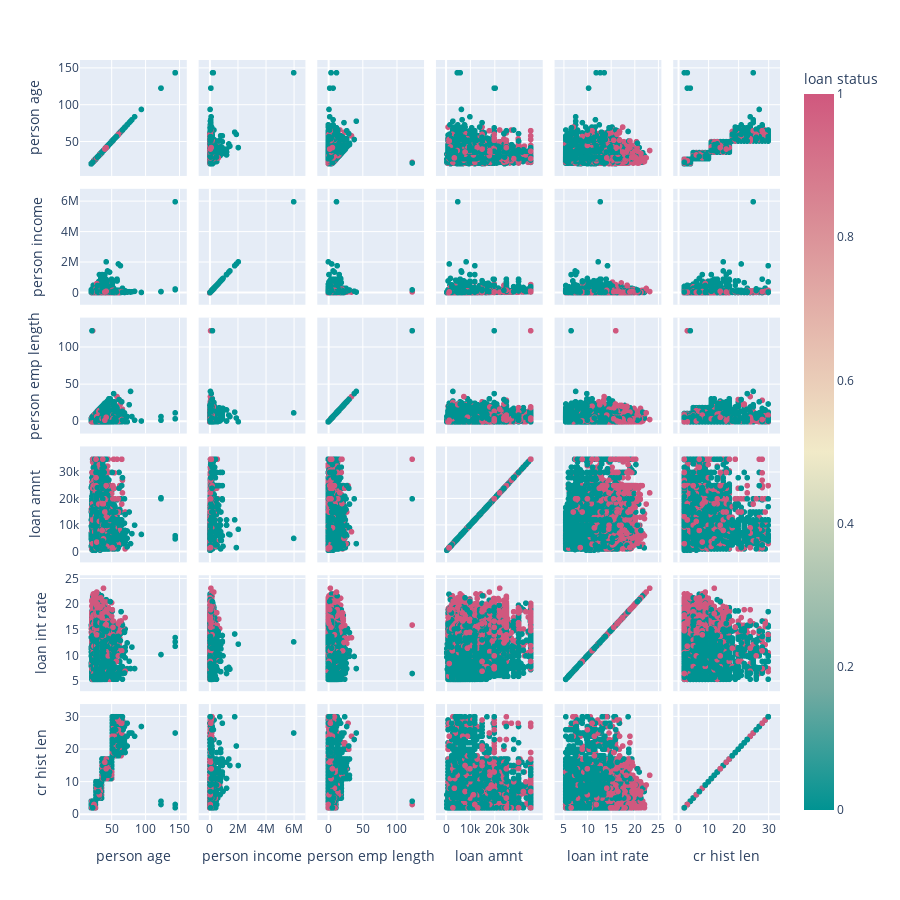

Notebook cell for this chart:
### Markdown cell above
### With the describe method I can already see that the data has a few columns that contain outliers. 

- person_emp_length contains a max of 123 years
- person_income contains a max of 6.000.000 $
- person_age contains a max of 144 years 

I will further discover this outliers in the later steps and eliminate them.

### Code cell
#Scatterplot matrix
fig = px.scatter_matrix(cr_loan, dimensions=["person_age","person_income","person_emp_length","loan_amnt","loan_int_rate", "cr_hist_len"],labels={col:col.replace('_', ' ') for col in cr_loan.columns}, height=900, width=900, color="loan_status", color_continuous_scale=px.colors.diverging.Tealrose)
fig.show()

### Figure 1 — Plotly figure (JSON) as saved in the notebook; plotly's stock layout.template omitted (floating-point values rounded to 4 significant figures; data arrays with more than 128 entries replaced by an {"elided": "..."} marker saying what was removed)
{"data": [{"dimensions": [{"axis": {"matches": true}, "label": "person age", "values": {"elided": "32581 int values"}}, {"axis": {"matches": true}, "label": "person income", "values": {"elided": "32581 int values"}}, {"axis": {"matches": true}, "label": "person emp length", "values": {"elided": "32581 int values"}}, {"axis": {"matches": true}, "label": "loan amnt", "values": {"elided": "32581 int values"}}, {"axis": {"matches": true}, "label": "loan int rate", "values": {"elided": "32581 float values"}}, {"axis": {"matches": true}, "label": "cr hist len", "values": {"elided": "32581 int values"}}], "hovertemplate": "%{xaxis.title.text}=%{x}<br>%{yaxis.title.text}=%{y}<br>loan status=%{marker.color}<extra></extra>", "legendgroup": "", "marker": {"color": {"elided": "32581 int values"}, "coloraxis": "coloraxis", "symbol": "circle"}, "name": "", "showlegend": false, "type": "splom"}], "layout": {"coloraxis": {"colorbar": {"title": {"text": "loan status"}}, "colorscale": [[0, "rgb(0, 147, 146)"], [0.1667, "rgb(114, 170, 161)"], [0.3333, "rgb(177, 199, 179)"], [0.5, "rgb(241, 234, 200)"], [0.6667, "rgb(229, 185, 173)"], [0.8333, "rgb(217, 137, 148)"], [1, "rgb(208, 88, 126)"]]}, "dragmode": "select", "height": 900, "legend": {"tracegroupgap": 0}, "margin": {"t": 60}, "width": 900}}
